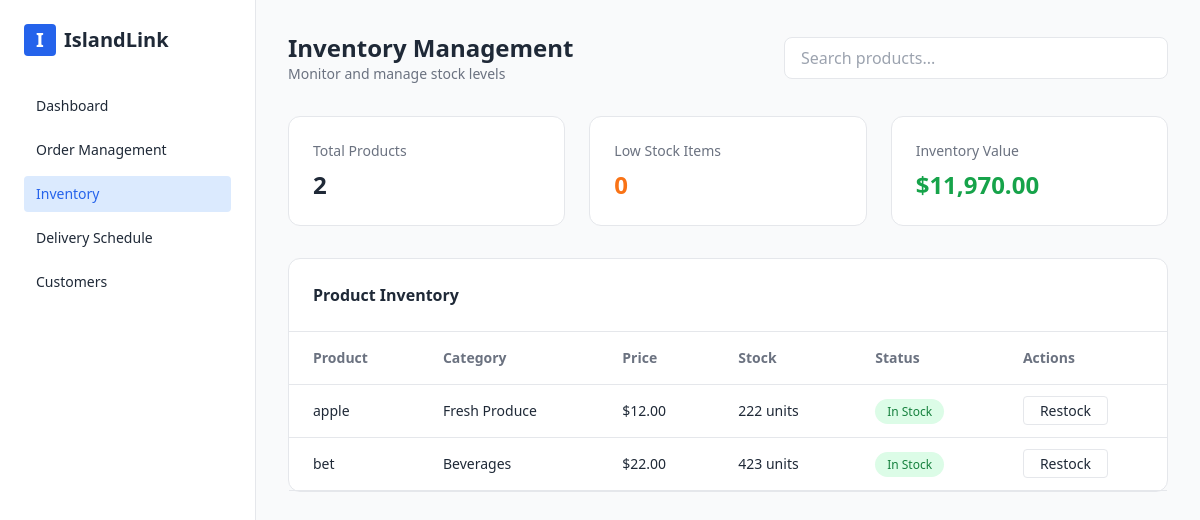
/php/inventory_mange.php, run on the app's committed database.
### tables this page shows
CREATE TABLE `products` (
  `id` int(11) NOT NULL,
  `name` varchar(255) NOT NULL,
  `category` varchar(255) DEFAULT NULL,
  `description` text DEFAULT NULL,
  `price` decimal(10,2) NOT NULL DEFAULT 0.00,
  `stock` int(11) NOT NULL DEFAULT 0,
  `image` varchar(500) DEFAULT NULL,
  `created_at` timestamp NULL DEFAULT current_timestamp()
);

### php/inventory_mange.php (the view, shortened to what this page needs)
<?php
require_once 'db.php';
$products = [];
$sql = "SELECT id, name, category, price, stock FROM products ORDER BY stock ASC";
$result = $conn->query($sql);
while ($row = $result->fetch_assoc()) {
    $products[] = $row;
}
$totalProducts = count($products);
$lowStockItems = 0;
$inventoryValue = 0;
foreach ($products as $p) {
    $inventoryValue += $p['price'] * $p['stock'];
}
?>
<!DOCTYPE html>
<html lang="en">
<head>
  <script src="https://cdn.tailwindcss.com"></script>
</head>
<body class="bg-gray-50 text-gray-800">
<div class="flex min-h-screen">
  <aside class="w-64 bg-white border-r px-6 py-6">
    <div class="text-xl font-bold mb-8 flex items-center gap-2">
      <div class="w-8 h-8 rounded bg-blue-600 text-white flex items-center justify-center">I</div>
      IslandLink
    </div>
    <nav class="space-y-2 text-sm">
      <a class="flex items-center gap-3 px-3 py-2 rounded hover:bg-gray-100" href="#">Dashboard</a>
      <a class="flex items-center gap-3 px-3 py-2 rounded hover:bg-gray-100" href="#">Order Management</a>
      <a class="flex items-center gap-3 px-3 py-2 rounded bg-blue-100 text-blue-600 font-medium" href="#">Inventory</a>
      <a class="flex items-center gap-3 px-3 py-2 rounded hover:bg-gray-100" href="../php/del_schedule.php">Delivery Schedule</a>
      <a class="flex items-center gap-3 px-3 py-2 rounded hover:bg-gray-100" href="#">Customers</a>
    </nav>
  </aside>
  <main class="flex-1 p-8">
    <div class="flex justify-between items-center mb-8">
      <div>
        <h1 class="text-2xl font-bold">Inventory Management</h1>
        <p class="text-sm text-gray-500">Monitor and manage stock levels</p>
      </div>
      <input
        type="text"
        placeholder="Search products..."
        class="w-96 px-4 py-2 border rounded-lg focus:outline-none focus:ring-2 focus:ring-blue-500"
      />
    </div>
    <div class="grid grid-cols-1 md:grid-cols-3 gap-6 mb-8">
      <div class="bg-white p-6 rounded-xl border">
        <p class="text-sm text-gray-500">Total Products</p>
        <p class="text-2xl font-bold mt-2"><?= $totalProducts ?></p>
      </div>
      <div class="bg-white p-6 rounded-xl border">
        <p class="text-sm text-gray-500">Low Stock Items</p>
        <p class="text-2xl font-bold mt-2 text-orange-500"><?= $lowStockItems ?></p>
      </div>
      <div class="bg-white p-6 rounded-xl border">
        <p class="text-sm text-gray-500">Inventory Value</p>
        <p class="text-2xl font-bold mt-2 text-green-600">$<?= number_format($inventoryValue, 2) ?></p>
      </div>
    </div>
    <div class="bg-white rounded-xl border">
      <div class="p-6 border-b font-semibold">Product Inventory</div>
      <table class="w-full text-sm">
        <thead class="text-left text-gray-500">
          <tr class="border-b">
            <th class="px-6 py-4">Product</th>
            <th class="px-6 py-4">Category</th>
            <th class="px-6 py-4">Price</th>
            <th class="px-6 py-4">Stock</th>
            <th class="px-6 py-4">Status</th>
            <th class="px-6 py-4">Actions</th>
          </tr>
        </thead>
        <tbody>
        <?php foreach ($products as $p): ?>
          <tr class="border-b">
            <td class="px-6 py-4 font-medium"><?= htmlspecialchars($p['name']) ?></td>
            <td class="px-6 py-4"><?= htmlspecialchars($p['category']) ?></td>
            <td class="px-6 py-4">$<?= number_format($p['price'], 2) ?></td>
            <td class="px-6 py-4 <?= $p['stock'] < 50 ? 'text-red-500 font-semibold' : '' ?>">
              <?= $p['stock'] ?> units
            </td>
            <td class="px-6 py-4">
              <span class="px-3 py-1 text-xs rounded-full <?= $p['stock'] < 50 ? 'bg-yellow-100 text-yellow-700' : 'bg-green-100 text-green-700' ?>">
                <?= $p['stock'] < 50 ? 'Low Stock' : 'In Stock' ?>
              </span>
            </td>
            <td class="px-6 py-4">
              <a href="restock.php?id=<?= $p['id'] ?>" class="px-4 py-1 border rounded hover:bg-gray-100">Restock</a>
            </td>
          </tr>
        <?php endforeach; ?>
        </tbody>
      </table>
    </div>
  </main>
</div>
</body>
</html>

### data on the page
products: name "apple", category "Fresh Produce", price "12.00", stock "222", shows "In Stock"
products: name "bet", category "Beverages", price "22.00", stock "423", shows "In Stock"

### other printed values
$totalProducts "2"
$lowStockItems "0"
$inventoryValue "11,970.00"
